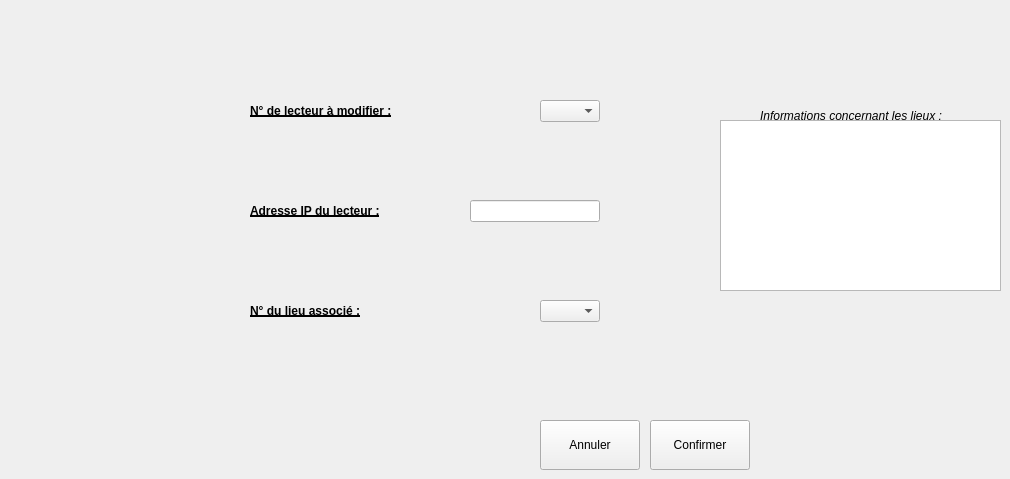
      <widget class="QWidget" name="tbModifierLecteur">
       <attribute name="title">
        <string>Modifier un lecteur existant...</string>
       </attribute>
       <widget class="QComboBox" name="cBoxNumLecteursModif">
        <property name="geometry">
         <rect>
          <x>540</x>
          <y>100</y>
          <width>60</width>
          <height>22</height>
         </rect>
        </property>
       </widget>
       <widget class="QLineEdit" name="lEditIPLecteur_Mod">
        <property name="geometry">
         <rect>
          <x>470</x>
          <y>200</y>
          <width>130</width>
          <height>22</height>
         </rect>
        </property>
       </widget>
       <widget class="QLabel" name="label_116">
        <property name="geometry">
         <rect>
          <x>250</x>
          <y>200</y>
          <width>171</width>
          <height>21</height>
         </rect>
        </property>
        <property name="font">
         <font>
          <weight>75</weight>
          <bold>true</bold>
          <underline>true</underline>
         </font>
        </property>
        <property name="text">
         <string>Adresse IP du lecteur :</string>
        </property>
       </widget>
       <widget class="QTextEdit" name="txtInfosLieuxForLecteur_2">
        <property name="geometry">
         <rect>
          <x>720</x>
          <y>120</y>
          <width>281</width>
          <height>171</height>
         </rect>
        </property>
        <property name="readOnly">
         <bool>false</bool>
        </property>
       </widget>
       <widget class="QPushButton" name="btAnnulerLectModif">
        <property name="geometry">
         <rect>
          <x>540</x>
          <y>420</y>
          <width>100</width>
          <height>50</height>
         </rect>
        </property>
        <property name="text">
         <string>Annuler</string>
        </property>
        <property name="icon">
         <iconset>
          <normaloff>C:/Users/Tom/Documents/ECOLE/BTS_IRIS_2/SuPerL/LINUX/FONCTIONNEL_RV1/Projet_Config/ressources/ButtonClose.png</normaloff>C:/Users/Tom/Documents/ECOLE/BTS_IRIS_2/SuPerL/LINUX/FONCTIONNEL_RV1/Projet_Config/ressources/ButtonClose.png</iconset>
        </property>
       </widget>
       <widget class="QLabel" name="label_134">
        <property name="geometry">
         <rect>
          <x>250</x>
          <y>300</y>
          <width>151</width>
          <height>21</height>
         </rect>
        </property>
        <property name="font">
         <font>
          <weight>75</weight>
          <bold>true</bold>
          <underline>true</underline>
         </font>
        </property>
        <property name="text">
         <string>N° du lieu associé :</string>
        </property>
       </widget>
       <widget class="QComboBox" name="cBoxLieuxForLecteur_Modif">
        <property name="geometry">
         <rect>
          <x>540</x>
          <y>300</y>
          <width>60</width>
          <height>22</height>
         </rect>
        </property>
       </widget>
       <widget class="QPushButton" name="btOkLectModif">
        <property name="geometry">
         <rect>
          <x>650</x>
          <y>420</y>
          <width>100</width>
          <height>50</height>
         </rect>
        </property>
        <property name="text">
         <string>Confirmer</string>
        </property>
        <property name="icon">
         <iconset>
          <normaloff>C:/Users/Tom/Documents/ECOLE/BTS_IRIS_2/SuPerL/LINUX/FONCTIONNEL_RV1/Projet_Config/ressources/bt_ok.png</normaloff>C:/Users/Tom/Documents/ECOLE/BTS_IRIS_2/SuPerL/LINUX/FONCTIONNEL_RV1/Projet_Config/ressources/bt_ok.png</iconset>
        </property>
       </widget>
       <widget class="QLabel" name="label_126">
        <property name="geometry">
         <rect>
          <x>250</x>
          <y>100</y>
          <width>181</width>
          <height>21</height>
         </rect>
        </property>
        <property name="font">
         <font>
          <weight>75</weight>
          <bold>true</bold>
          <underline>true</underline>
         </font>
        </property>
        <property name="text">
         <string>N° de lecteur à modifier :</string>
        </property>
       </widget>
       <widget class="QLabel" name="label_120">
        <property name="geometry">
         <rect>
          <x>760</x>
          <y>100</y>
          <width>221</width>
          <height>31</height>
         </rect>
        </property>
        <property name="font">
         <font>
          <weight>50</weight>
          <italic>true</italic>
          <bold>false</bold>
          <underline>false</underline>
         </font>
        </property>
        <property name="text">
         <string>Informations concernant les lieux :</string>
        </property>
       </widget>
       <widget class="QLabel" name="label_122">
        <property name="geometry">
         <rect>
          <x>40</x>
          <y>20</y>
          <width>51</width>
          <height>61</height>
         </rect>
        </property>
        <property name="text">
         <string/>
        </property>
        <property name="pixmap">
         <pixmap>../../../../../../opt/SuPer_2015/Projet_SuPer/ressources/modifier.png</pixmap>
        </property>
       </widget>
      </widget>
